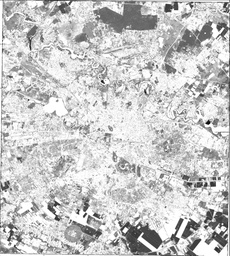
#> input picture msi/image_0001.jpg, 230 x 256 px, shrunk from 2086 x 2325 before the run, found by its file name
$ python tsne_pass.py
#> lines starting #> are read from the running program, lines starting #| are printed output that depends on the picture
# -*- coding: utf-8 -*-
"""
Created on Fri Jan 19 02:06:38 2024

@author: Andrei
"""
#%% Imports
import cv2
import numpy as np
from sklearn.manifold import TSNE
import matplotlib.pyplot as plt
import plotly.express as px
from plotly.offline import plot
import plotly.graph_objs as go

#%% Read the image
image_path = 'D:/OneDrive - Universitatea Politehnica Bucuresti/Andrei/Facultate/Master/DISSERTATION/work/msi/image_0001.jpg'
image = cv2.imread(image_path, cv2.IMREAD_GRAYSCALE)
#> image is the input picture: shape (256, 230); min 2, max 255, mean 200.2

#%% Reshape the image to a 2D array (keeping the spatial structure)
reshaped_image = image

#%% Apply t-SNE
tsne = TSNE(n_components=3, random_state=42)
tsne_result = tsne.fit_transform(reshaped_image)
#> tsne_result = 256 rows, first 8: [20.85, -34.94, -7.66], [11.82, -32.21, -5.79], [28.93, -12.42, 32.16], [33.33, -13.13, 26.85], [37.21, -14.47, 21.75], [35.97, -17.2, 15.14], [40.01, -19.56, 10.27], [40.5, -25.13, 14.98]

# # Plot the t-SNE result
# plt.scatter(tsne_result[:, 0], tsne_result[:, 1])
# plt.title('t-SNE Result for Image Pixel Values (No Flattening)')
# plt.show()


#%% Create a 3D scatter plot
fig = plt.figure(figsize=(10, 8))
ax = fig.add_subplot(111, projection='3d')
data = tsne_result
#> data has the same summary as tsne_result
# Extract x, y, and z coordinates from the data
x = data[:, 0]
#> x = 256 values, max 47.44 at index 204, min -43.19 at index 36, mean -0.322
y = data[:, 1]
#> y = 256 values, max 43.66 at index 178, min -45.13 at index 19, mean -0.082
z = data[:, 2]
#> z = 256 values, max 46.36 at index 224, min -48.3 at index 133, mean -0.812

# Plot the 3D scatter plot
ax.scatter(x, y, z, c='blue', marker='o', label='Data Points')

# Set labels and title
ax.set_xlabel('X-axis')
ax.set_ylabel('Y-axis')
ax.set_zlabel('Z-axis')
ax.set_title('3D Scatter Plot')

# Add a legend
ax.legend()

# Show the plot
plt.show()
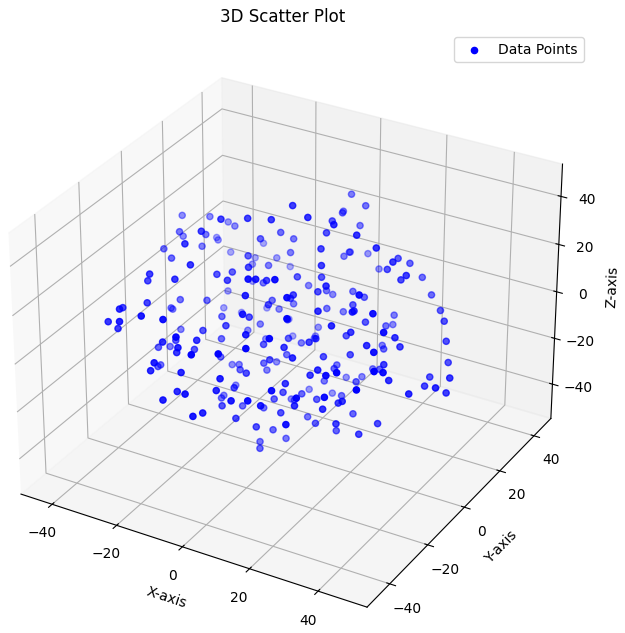
#> figure drawn by matplotlib, 1 panel


#%% Perplexity
import numpy as np

perplexity = np.arange(5,100, 5)
divergence = []

for i in perplexity:
    model = TSNE(n_components=2, init="pca", perplexity=i)
#> (the run stopped early here; a loop or call above may not have finished)
